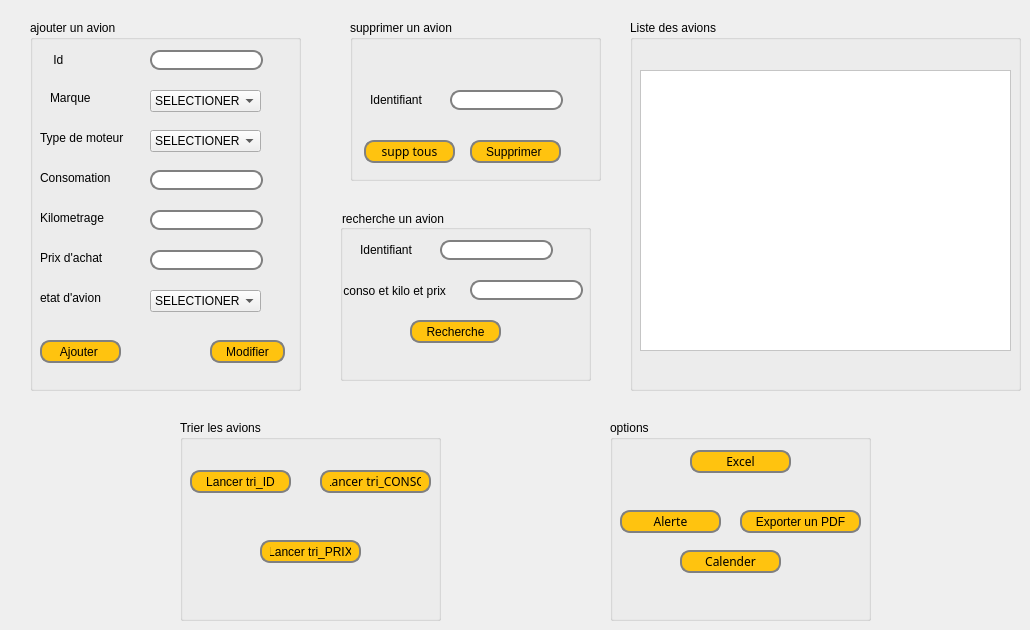
     <widget class="QWidget" name="tab_18">
      <attribute name="title">
       <string>Gestion Avion</string>
      </attribute>
      <widget class="QGroupBox" name="groupBox_14">
       <property name="geometry">
        <rect>
         <x>180</x>
         <y>420</y>
         <width>261</width>
         <height>201</height>
        </rect>
       </property>
       <property name="styleSheet">
        <string notr="true"/>
       </property>
       <property name="title">
        <string>Trier les avions</string>
       </property>
       <widget class="QLabel" name="label_21">
        <property name="geometry">
         <rect>
          <x>50</x>
          <y>50</y>
          <width>47</width>
          <height>14</height>
         </rect>
        </property>
        <property name="text">
         <string/>
        </property>
       </widget>
       <widget class="QPushButton" name="pushButton_tri">
        <property name="geometry">
         <rect>
          <x>10</x>
          <y>50</y>
          <width>101</width>
          <height>23</height>
         </rect>
        </property>
        <property name="styleSheet">
         <string notr="true">font: 8pt &quot;Cascadia Code&quot;;
background-color:rgb(255, 195, 15);
border: 2px solid gray; 
border-radius: 10px; 
padding: 0 8px; 
selection-background-color: darkgray;</string>
        </property>
        <property name="text">
         <string>Lancer tri_ID</string>
        </property>
       </widget>
       <widget class="QPushButton" name="pushButton_tri_conso">
        <property name="geometry">
         <rect>
          <x>140</x>
          <y>50</y>
          <width>111</width>
          <height>23</height>
         </rect>
        </property>
        <property name="font">
         <font>
          <family>Cascadia Code</family>
         </font>
        </property>
        <property name="styleSheet">
         <string notr="true">background-color:rgb(255, 195, 15);
border: 2px solid gray; 
border-radius: 10px; 
padding: 0 8px; 
selection-background-color: darkgray;</string>
        </property>
        <property name="text">
         <string>Lancer tri_CONSO</string>
        </property>
       </widget>
       <widget class="QPushButton" name="pushButton_triprix">
        <property name="geometry">
         <rect>
          <x>80</x>
          <y>120</y>
          <width>101</width>
          <height>23</height>
         </rect>
        </property>
        <property name="styleSheet">
         <string notr="true">background-color:rgb(255, 195, 15);
border: 2px solid gray; 
border-radius: 10px; 
padding: 0 8px; 
selection-background-color: darkgray;</string>
        </property>
        <property name="text">
         <string>Lancer tri_PRIX</string>
        </property>
       </widget>
      </widget>
      <widget class="QGroupBox" name="groupBox_15">
       <property name="geometry">
        <rect>
         <x>340</x>
         <y>210</y>
         <width>251</width>
         <height>171</height>
        </rect>
       </property>
       <property name="styleSheet">
        <string notr="true">color: rgb(0, 0, 0);</string>
       </property>
       <property name="title">
        <string>recherche un avion</string>
       </property>
       <widget class="QLabel" name="label_22">
        <property name="geometry">
         <rect>
          <x>20</x>
          <y>30</y>
          <width>71</width>
          <height>20</height>
         </rect>
        </property>
        <property name="text">
         <string>Identifiant</string>
        </property>
       </widget>
       <widget class="QLineEdit" name="lineEdit_id3">
        <property name="geometry">
         <rect>
          <x>100</x>
          <y>30</y>
          <width>113</width>
          <height>20</height>
         </rect>
        </property>
        <property name="styleSheet">
         <string notr="true">background-color:rgb(255, 255, 255); 
border: 2px solid gray; 
border-radius: 10px; 
padding: 0 8px; 
selection-background-color: darkgray;</string>
        </property>
       </widget>
       <widget class="QPushButton" name="pushButton_chercher_avion">
        <property name="geometry">
         <rect>
          <x>70</x>
          <y>110</y>
          <width>91</width>
          <height>23</height>
         </rect>
        </property>
        <property name="styleSheet">
         <string notr="true">font: 8pt &quot;Cascadia Code&quot;;
background-color:rgb(255, 195, 15);
border: 2px solid gray; 
border-radius: 10px; 
padding: 0 8px; 
selection-background-color: darkgray;</string>
        </property>
        <property name="text">
         <string>Recherche</string>
        </property>
       </widget>
       <widget class="QLineEdit" name="search_avion">
        <property name="geometry">
         <rect>
          <x>130</x>
          <y>70</y>
          <width>113</width>
          <height>20</height>
         </rect>
        </property>
        <property name="styleSheet">
         <string notr="true">background-color:rgb(255, 255, 255); 
border: 2px solid gray; 
border-radius: 10px; 
padding: 0 8px; 
selection-background-color: darkgray;</string>
        </property>
       </widget>
       <widget class="QLabel" name="label_23">
        <property name="geometry">
         <rect>
          <x>0</x>
          <y>60</y>
          <width>111</width>
          <height>41</height>
         </rect>
        </property>
        <property name="text">
         <string> conso et kilo et prix</string>
        </property>
       </widget>
      </widget>
      <widget class="QGroupBox" name="groupBox_16">
       <property name="geometry">
        <rect>
         <x>30</x>
         <y>20</y>
         <width>271</width>
         <height>371</height>
        </rect>
       </property>
       <property name="styleSheet">
        <string notr="true">
font: 8pt &quot;Cascadia Code&quot;;

</string>
       </property>
       <property name="title">
        <string>ajouter un avion </string>
       </property>
       <widget class="QLabel" name="label_24">
        <property name="geometry">
         <rect>
          <x>52</x>
          <y>62</y>
          <width>91</width>
          <height>16</height>
         </rect>
        </property>
        <property name="text">
         <string/>
        </property>
       </widget>
       <widget class="QLabel" name="label_37">
        <property name="geometry">
         <rect>
          <x>10</x>
          <y>30</y>
          <width>81</width>
          <height>20</height>
         </rect>
        </property>
        <property name="text">
         <string>    Id</string>
        </property>
       </widget>
       <widget class="QLabel" name="label_38">
        <property name="geometry">
         <rect>
          <x>20</x>
          <y>70</y>
          <width>61</width>
          <height>16</height>
         </rect>
        </property>
        <property name="text">
         <string>Marque</string>
        </property>
       </widget>
       <widget class="QLabel" name="label_39">
        <property name="geometry">
         <rect>
          <x>10</x>
          <y>110</y>
          <width>101</width>
          <height>16</height>
         </rect>
        </property>
        <property name="text">
         <string>Type de moteur</string>
        </property>
       </widget>
       <widget class="QLabel" name="label_40">
        <property name="geometry">
         <rect>
          <x>70</x>
          <y>380</y>
          <width>47</width>
          <height>14</height>
         </rect>
        </property>
        <property name="text">
         <string/>
        </property>
       </widget>
       <widget class="QLabel" name="label_41">
        <property name="geometry">
         <rect>
          <x>10</x>
          <y>150</y>
          <width>81</width>
          <height>16</height>
         </rect>
        </property>
        <property name="text">
         <string>Consomation</string>
        </property>
       </widget>
       <widget class="QLabel" name="label_42">
        <property name="geometry">
         <rect>
          <x>10</x>
          <y>190</y>
          <width>81</width>
          <height>16</height>
         </rect>
        </property>
        <property name="text">
         <string>Kilometrage</string>
        </property>
       </widget>
       <widget class="QLabel" name="label_43">
        <property name="geometry">
         <rect>
          <x>10</x>
          <y>230</y>
          <width>81</width>
          <height>16</height>
         </rect>
        </property>
        <property name="text">
         <string>Prix d'achat</string>
        </property>
       </widget>
       <widget class="QLabel" name="label_44">
        <property name="geometry">
         <rect>
          <x>10</x>
          <y>270</y>
          <width>91</width>
          <height>16</height>
         </rect>
        </property>
        <property name="text">
         <string>etat d'avion</string>
        </property>
       </widget>
       <widget class="QLineEdit" name="lineEdit_id_avion">
        <property name="geometry">
         <rect>
          <x>120</x>
          <y>30</y>
          <width>113</width>
          <height>20</height>
         </rect>
        </property>
        <property name="styleSheet">
         <string notr="true">background-color:rgb(255, 255, 255); 
border: 2px solid gray; 
border-radius: 10px; 
padding: 0 8px; 
selection-background-color: darkgray;</string>
        </property>
       </widget>
       <widget class="QLineEdit" name="lineEdit_consomation">
        <property name="geometry">
         <rect>
          <x>120</x>
          <y>150</y>
          <width>113</width>
          <height>20</height>
         </rect>
        </property>
        <property name="styleSheet">
         <string notr="true">background-color:rgb(255, 255, 255); 
border: 2px solid gray; 
border-radius: 10px; 
padding: 0 8px; 
selection-background-color: darkgray;</string>
        </property>
       </widget>
       <widget class="QLineEdit" name="lineEdit_kilometrage">
        <property name="geometry">
         <rect>
          <x>120</x>
          <y>190</y>
          <width>113</width>
          <height>20</height>
         </rect>
        </property>
        <property name="styleSheet">
         <string notr="true">background-color:rgb(255, 255, 255); 
border: 2px solid gray; 
border-radius: 10px; 
padding: 0 8px; 
selection-background-color: darkgray;</string>
        </property>
       </widget>
       <widget class="QLineEdit" name="lineEdit_prix">
        <property name="geometry">
         <rect>
          <x>120</x>
          <y>230</y>
          <width>113</width>
          <height>20</height>
         </rect>
        </property>
        <property name="styleSheet">
         <string notr="true">background-color:rgb(255, 255, 255); 
border: 2px solid gray; 
border-radius: 10px; 
padding: 0 8px; 
selection-background-color: darkgray;</string>
        </property>
       </widget>
       <widget class="QPushButton" name="pushButton_ajouter_avion">
        <property name="geometry">
         <rect>
          <x>10</x>
          <y>320</y>
          <width>81</width>
          <height>23</height>
         </rect>
        </property>
        <property name="styleSheet">
         <string notr="true">background-color:rgb(255, 195, 15);
border: 2px solid gray; 
border-radius: 10px; 
padding: 0 8px; 
selection-background-color: darkgray;</string>
        </property>
        <property name="text">
         <string>Ajouter </string>
        </property>
       </widget>
       <widget class="QPushButton" name="pushButton_modify">
        <property name="geometry">
         <rect>
          <x>180</x>
          <y>320</y>
          <width>75</width>
          <height>23</height>
         </rect>
        </property>
        <property name="styleSheet">
         <string notr="true">background-color:rgb(255, 195, 15);
border: 2px solid gray; 
border-radius: 10px; 
padding: 0 8px; 
selection-background-color: darkgray;</string>
        </property>
        <property name="text">
         <string>Modifier</string>
        </property>
       </widget>
       <widget class="QComboBox" name="comboBox_etat">
        <property name="geometry">
         <rect>
          <x>120</x>
          <y>270</y>
          <width>111</width>
          <height>22</height>
         </rect>
        </property>
        <item>
         <property name="text">
          <string>SELECTIONER</string>
         </property>
        </item>
        <item>
         <property name="text">
          <string>Pret</string>
         </property>
        </item>
        <item>
         <property name="text">
          <string>En reparation</string>
         </property>
        </item>
        <item>
         <property name="text">
          <string>En panne</string>
         </property>
        </item>
       </widget>
       <widget class="QComboBox" name="comboBox_marque">
        <property name="geometry">
         <rect>
          <x>120</x>
          <y>70</y>
          <width>111</width>
          <height>22</height>
         </rect>
        </property>
        <item>
         <property name="text">
          <string>SELECTIONER</string>
         </property>
        </item>
        <item>
         <property name="text">
          <string>Bombardier</string>
         </property>
        </item>
        <item>
         <property name="text">
          <string>Beechcraft</string>
         </property>
        </item>
        <item>
         <property name="text">
          <string>Dassault</string>
         </property>
        </item>
        <item>
         <property name="text">
          <string>Boeing</string>
         </property>
        </item>
       </widget>
       <widget class="QComboBox" name="comboBox_type">
        <property name="geometry">
         <rect>
          <x>120</x>
          <y>110</y>
          <width>111</width>
          <height>22</height>
         </rect>
        </property>
        <item>
         <property name="text">
          <string>SELECTIONER</string>
         </property>
        </item>
        <item>
         <property name="text">
          <string>turboréacteurs</string>
         </property>
        </item>
        <item>
         <property name="text">
          <string>turbopropulseurs</string>
         </property>
        </item>
        <item>
         <property name="text">
          <string>turbomoteurs</string>
         </property>
        </item>
        <item>
         <property name="text">
          <string>statoréacteurs</string>
         </property>
        </item>
        <item>
         <property name="text">
          <string> moteurs à pistons</string>
         </property>
        </item>
       </widget>
      </widget>
      <widget class="QGroupBox" name="groupBox_17">
       <property name="geometry">
        <rect>
         <x>610</x>
         <y>420</y>
         <width>261</width>
         <height>201</height>
        </rect>
       </property>
       <property name="styleSheet">
        <string notr="true"/>
       </property>
       <property name="title">
        <string>options</string>
       </property>
       <widget class="QLabel" name="label_45">
        <property name="geometry">
         <rect>
          <x>50</x>
          <y>50</y>
          <width>47</width>
          <height>14</height>
         </rect>
        </property>
        <property name="text">
         <string/>
        </property>
       </widget>
       <widget class="QPushButton" name="pushButton_exportPDF">
        <property name="geometry">
         <rect>
          <x>130</x>
          <y>90</y>
          <width>121</width>
          <height>23</height>
         </rect>
        </property>
        <property name="styleSheet">
         <string notr="true">font: 8pt &quot;Cascadia Code&quot;;
background-color:rgb(255, 195, 15);
border: 2px solid gray; 
border-radius: 10px; 
padding: 0 8px; 
selection-background-color: darkgray;</string>
        </property>
        <property name="text">
         <string>Exporter un PDF</string>
        </property>
       </widget>
       <widget class="QPushButton" name="pushButton_alerte">
        <property name="geometry">
         <rect>
          <x>10</x>
          <y>90</y>
          <width>101</width>
          <height>23</height>
         </rect>
        </property>
        <property name="font">
         <font>
          <family>Cascadia Code</family>
         </font>
        </property>
        <property name="styleSheet">
         <string notr="true">background-color:rgb(255, 195, 15);
border: 2px solid gray; 
border-radius: 10px; 
padding: 0 8px; 
selection-background-color: darkgray;</string>
        </property>
        <property name="text">
         <string>Alerte</string>
        </property>
       </widget>
       <widget class="QPushButton" name="pushButton_alerte_2">
        <property name="geometry">
         <rect>
          <x>70</x>
          <y>130</y>
          <width>101</width>
          <height>23</height>
         </rect>
        </property>
        <property name="font">
         <font>
          <family>Cascadia Code</family>
         </font>
        </property>
        <property name="styleSheet">
         <string notr="true">background-color:rgb(255, 195, 15);
border: 2px solid gray; 
border-radius: 10px; 
padding: 0 8px; 
selection-background-color: darkgray;</string>
        </property>
        <property name="text">
         <string>Calender</string>
        </property>
       </widget>
       <widget class="QPushButton" name="Excel">
        <property name="geometry">
         <rect>
          <x>80</x>
          <y>30</y>
          <width>101</width>
          <height>23</height>
         </rect>
        </property>
        <property name="font">
         <font>
          <family>Cascadia Code</family>
         </font>
        </property>
        <property name="styleSheet">
         <string notr="true">background-color:rgb(255, 195, 15);
border: 2px solid gray; 
border-radius: 10px; 
padding: 0 8px; 
selection-background-color: darkgray;</string>
        </property>
        <property name="text">
         <string>Excel</string>
        </property>
       </widget>
      </widget>
      <widget class="QGroupBox" name="groupBox_18">
       <property name="geometry">
        <rect>
         <x>350</x>
         <y>20</y>
         <width>251</width>
         <height>161</height>
        </rect>
       </property>
       <property name="styleSheet">
        <string notr="true"/>
       </property>
       <property name="title">
        <string>supprimer un avion</string>
       </property>
       <widget class="QLabel" name="label_46">
        <property name="geometry">
         <rect>
          <x>20</x>
          <y>70</y>
          <width>71</width>
          <height>20</height>
         </rect>
        </property>
        <property name="text">
         <string>Identifiant</string>
        </property>
       </widget>
       <widget class="QLineEdit" name="lineEdit_id2">
        <property name="geometry">
         <rect>
          <x>100</x>
          <y>70</y>
          <width>113</width>
          <height>20</height>
         </rect>
        </property>
        <property name="styleSheet">
         <string notr="true">background-color:rgb(255, 255, 255); 
border: 2px solid gray; 
border-radius: 10px; 
padding: 0 8px; 
selection-background-color: darkgray;</string>
        </property>
       </widget>
       <widget class="QPushButton" name="pushButton_supprimer_avion">
        <property name="geometry">
         <rect>
          <x>120</x>
          <y>120</y>
          <width>91</width>
          <height>23</height>
         </rect>
        </property>
        <property name="styleSheet">
         <string notr="true">font: 8pt &quot;Cascadia Code&quot;;
background-color:rgb(255, 195, 15);
border: 2px solid gray; 
border-radius: 10px; 
padding: 0 8px; 
selection-background-color: darkgray;</string>
        </property>
        <property name="text">
         <string>Supprimer </string>
        </property>
       </widget>
       <widget class="QPushButton" name="pushButton_supptous">
        <property name="geometry">
         <rect>
          <x>14</x>
          <y>120</y>
          <width>91</width>
          <height>23</height>
         </rect>
        </property>
        <property name="font">
         <font>
          <family>Cascadia Code</family>
         </font>
        </property>
        <property name="styleSheet">
         <string notr="true">background-color:rgb(255, 195, 15);
border: 2px solid gray; 
border-radius: 10px; 
padding: 0 8px; 
selection-background-color: darkgray;</string>
        </property>
        <property name="text">
         <string>supp tous</string>
        </property>
       </widget>
      </widget>
      <widget class="QGroupBox" name="groupBox_19">
       <property name="geometry">
        <rect>
         <x>630</x>
         <y>20</y>
         <width>391</width>
         <height>371</height>
        </rect>
       </property>
       <property name="title">
        <string>Liste des avions</string>
       </property>
       <widget class="QTableView" name="tableView_avions">
        <property name="geometry">
         <rect>
          <x>10</x>
          <y>50</y>
          <width>371</width>
          <height>281</height>
         </rect>
        </property>
        <property name="styleSheet">
         <string notr="true">background-color: rgb(255, 255, 255);</string>
        </property>
       </widget>
      </widget>
     </widget>
